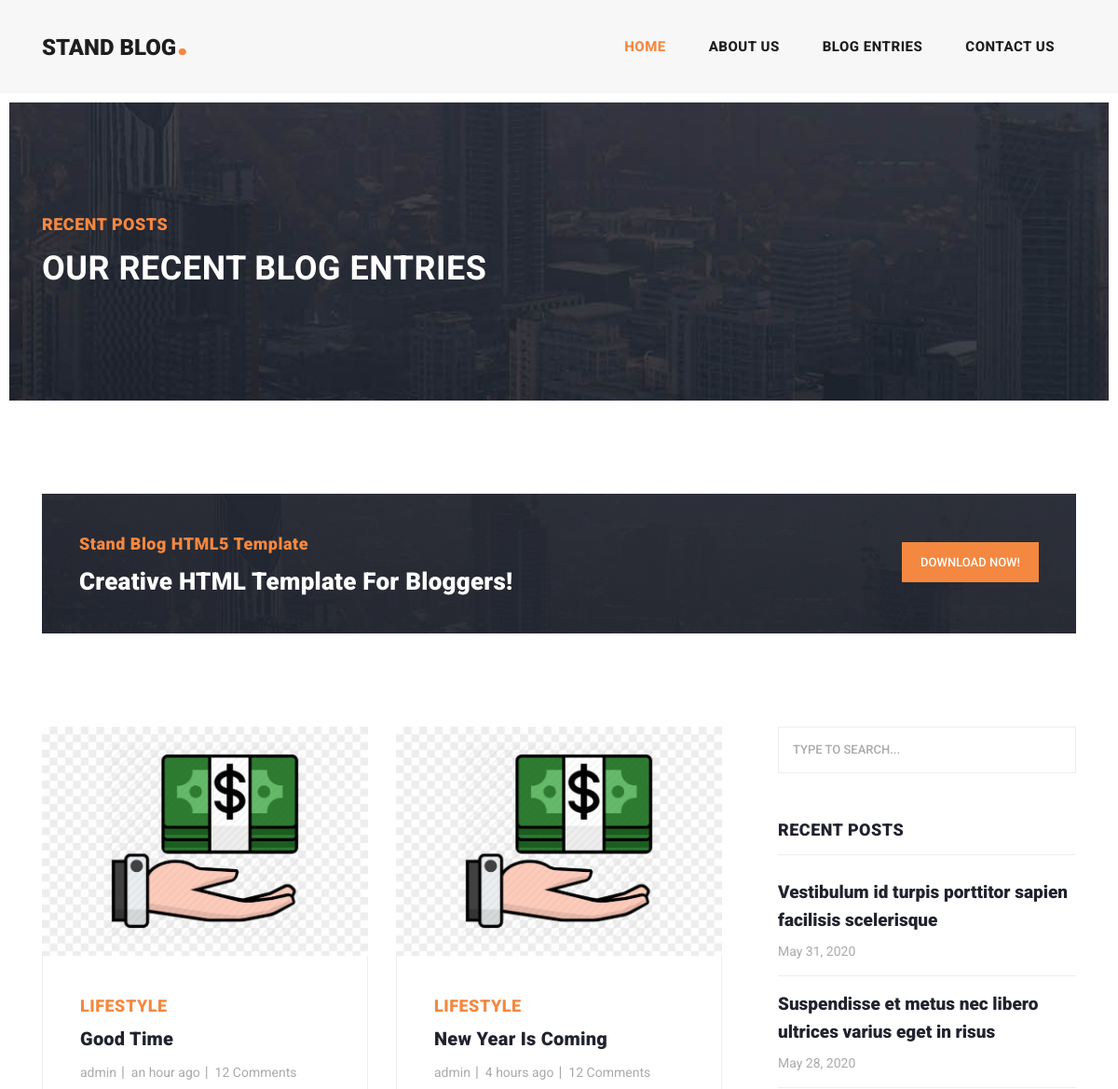
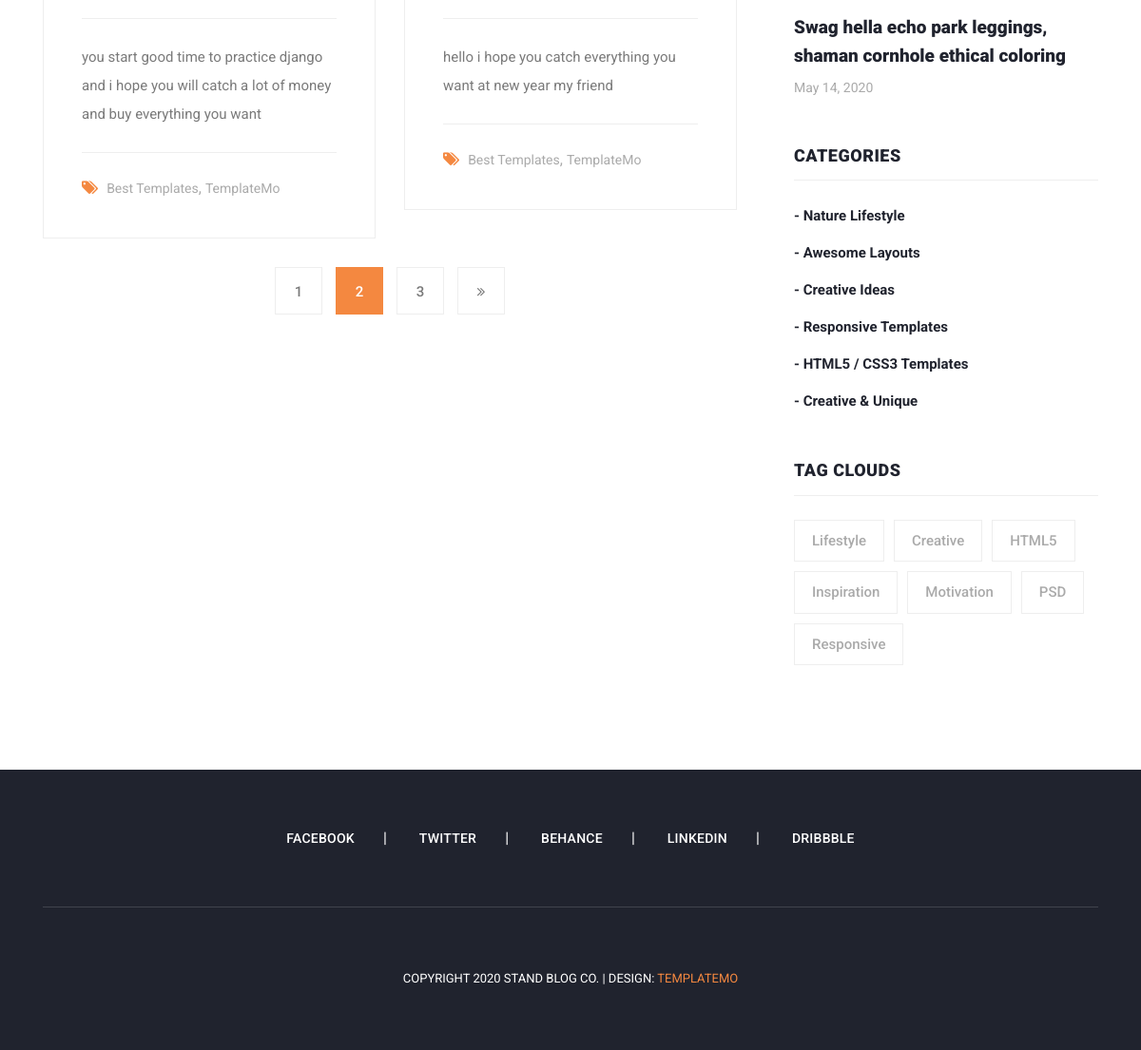
Screenshot of /blog/ with the database file from the repository (2 pictures, top to bottom).
### blog/models.py (models this page shows, shortened)
class Post(models.Model):
    title = models.CharField(max_length=255)
    author = models.ForeignKey(User,on_delete=models.CASCADE,null=True)
    content = models.TextField()
    image = models.ImageField(upload_to='blog/',default='blog/default2.jpg')
    status = models.BooleanField(default=True)
    login_required = models.BooleanField(default=False)
    created_date = models.DateTimeField(auto_now_add=True)
    updated_date = models.DateTimeField(auto_now=True)
    published_date = models.DateTimeField(null=True)
    tags = TaggableManager()
    class Meta:
        ordering = ['-created_date']

### blog/views.py (the view)
# urls.py: path('',blog_home_view,name='index'),
def blog_home_view(request):
    posts = Post.objects.filter(status=True).order_by('-created_date')
    context = {'posts': posts}
    return render(request , 'blog/blog.html' , context)

### templates/blog/blog.html
{% extends 'base.html' %}
{% load static %}
{% block content %}
{% load humanize %}
<div class="heading-page header-text">
  <section class="page-heading">
    <div class="container">
      <div class="row">
        <div class="col-lg-12">
          <div class="text-content">
            <h4>Recent Posts</h4>
            <h2>Our Recent Blog Entries</h2>
          </div>
        </div>
      </div>
    </div>
  </section>
</div>
<section class="call-to-action">
  <div class="container">
    <div class="row">
      <div class="col-lg-12">
        <div class="main-content">
          <div class="row">
            <div class="col-lg-8">
              <span>Stand Blog HTML5 Template</span>
              <h4>Creative HTML Template For Bloggers!</h4>
            </div>
            <div class="col-lg-4">
              <div class="main-button">
                <a href="https://templatemo.com/tm-551-stand-blog" target="_parent">Download Now!</a>
              </div>
            </div>
          </div>
        </div>
      </div>
    </div>
  </div>
</section>
<section class="blog-posts grid-system">
  <div class="container">
    <div class="row">
      <div class="col-lg-8">
        <div class="all-blog-posts">
          <div class="row">
            {% for post in posts %}
            <div class="col-lg-6">
              <div class="blog-post">
                <div class="blog-thumb">
                  <img src="{{post.image.url}}" alt="">
                </div>
                <div class="down-content">
                  <span>Lifestyle</span>
                  <a href="post-details.html">
                    <h4>{{post.title}}</h4>
                  </a>
                  <ul class="post-info">
                    <li><a href="#">{{post.author}}</a></li>
                    <li><a href="#">{{post.published_date|naturaltime}}</a></li>
                    <li><a href="#">12 Comments</a></li>
                  </ul>
                  <p>{{post.content}}</p>
                  <div class="post-options">
                    <div class="row">
                      <div class="col-lg-12">
                        <ul class="post-tags">
                          <li><i class="fa fa-tags"></i></li>
                          <li><a href="#">Best Templates</a>,</li>
                          <li><a href="#">TemplateMo</a></li>
                        </ul>
                      </div>
                    </div>
                  </div>
                </div>
              </div>
            </div>
            {% endfor %}
            <div class="col-lg-12">
              <ul class="page-numbers">
                <li><a href="#">1</a></li>
                <li class="active"><a href="#">2</a></li>
                <li><a href="#">3</a></li>
                <li><a href="#"><i class="fa fa-angle-double-right"></i></a></li>
              </ul>
            </div>
          </div>
        </div>
      </div>
      <div class="col-lg-4">
        <div class="sidebar">
          <div class="row">
            <div class="col-lg-12">
              <div class="sidebar-item search">
                <form id="search_form" name="gs" method="GET" action="#">
                  <input type="text" name="q" class="searchText" placeholder="type to search..." autocomplete="on">
                </form>
              </div>
            </div>
            <div class="col-lg-12">
              <div class="sidebar-item recent-posts">
                <div class="sidebar-heading">
                  <h2>Recent Posts</h2>
                </div>
                <div class="content">
                  <ul>
                    <li><a href="post-details.html">
                        <h5>Vestibulum id turpis porttitor sapien facilisis scelerisque</h5>
                        <span>May 31, 2020</span>
                      </a></li>
                    <li><a href="post-details.html">
                        <h5>Suspendisse et metus nec libero ultrices varius eget in risus</h5>
                        <span>May 28, 2020</span>
                      </a></li>
                    <li><a href="post-details.html">
                        <h5>Swag hella echo park leggings, shaman cornhole ethical coloring</h5>
                        <span>May 14, 2020</span>
                      </a></li>
                  </ul>
                </div>
              </div>
            </div>
            <div class="col-lg-12">
              <div class="sidebar-item categories">
                <div class="sidebar-heading">
                  <h2>Categories</h2>
                </div>
                <div class="content">
                  <ul>
                    <li><a href="#">- Nature Lifestyle</a></li>
                    <li><a href="#">- Awesome Layouts</a></li>
                    <li><a href="#">- Creative Ideas</a></li>
                    <li><a href="#">- Responsive Templates</a></li>
                    <li><a href="#">- HTML5 / CSS3 Templates</a></li>
                    <li><a href="#">- Creative &amp; Unique</a></li>
                  </ul>
                </div>
              </div>
            </div>
            <div class="col-lg-12">
              <div class="sidebar-item tags">
                <div class="sidebar-heading">
                  <h2>Tag Clouds</h2>
                </div>
                <div class="content">
                  <ul>
                    <li><a href="#">Lifestyle</a></li>
                    <li><a href="#">Creative</a></li>
                    <li><a href="#">HTML5</a></li>
                    <li><a href="#">Inspiration</a></li>
                    <li><a href="#">Motivation</a></li>
                    <li><a href="#">PSD</a></li>
                    <li><a href="#">Responsive</a></li>
                  </ul>
                </div>
              </div>
            </div>
          </div>
        </div>
      </div>
    </div>
  </div>
</section>
{% endblock %}

### templates/base.html (shortened to what this page needs)
{% load static %}
<!DOCTYPE html>
<html lang="en">
<head>
    <link href="{% static 'vendor/bootstrap/css/bootstrap.min.css' %}" rel="stylesheet">
    <link rel="stylesheet" href="{% static 'css/fontawesome.css' %}">
    <link rel="stylesheet" href="{% static 'css/templatemo-stand-blog.css' %}">
    <link rel="stylesheet" href="{% static 'css/owl.css' %}">
</head>
<body>
    <header class="">
        <nav class="navbar navbar-expand-lg">
            <div class="container">
                <a class="navbar-brand" href="{% url 'website:index' %}">
                    <h2>Stand Blog<em>.</em></h2>
                </a>
                <div class="collapse navbar-collapse" id="navbarResponsive">
                    <ul class="navbar-nav ml-auto">
                        <li class="nav-item active">
                            <a class="nav-link" href="{% url 'website:index' %}">Home
                            </a>
                        </li>
                        <li class="nav-item">
                            <a class="nav-link" href="{% url 'website:about' %}">About Us</a>
                        </li>
                        <li class="nav-item">
                            <a class="nav-link" href="{% url 'blog:index' %}">Blog Entries</a>
                        </li>
                        <li class="nav-item">
                            <a class="nav-link" href="{% url 'website:contact' %}">Contact Us</a>
                        </li>
                    </ul>
                </div>
            </div>
        </nav>
    </header>
    {% block content %}
    {% endblock %}
    <footer>
        <div class="container">
            <div class="row">
                <div class="col-lg-12">
                    <ul class="social-icons">
                        <li><a href="#">Facebook</a></li>
                        <li><a href="#">Twitter</a></li>
                        <li><a href="#">Behance</a></li>
                        <li><a href="#">Linkedin</a></li>
                        <li><a href="#">Dribbble</a></li>
                    </ul>
                </div>
                <div class="col-lg-12">
                    <div class="copyright-text">
                        <p>Copyright 2020 Stand Blog Co.
                            | Design: <a rel="nofollow" href="https://templatemo.com" target="_parent">TemplateMo</a>
                        </p>
                    </div>
                </div>
            </div>
        </div>
    </footer>
</body>
</html>

### rows the page displays
Post: image (placeholder picture), title "Good Time", author "admin", published_date "an hour ago", content "you start good time to practice django and i hope you will catch a lot of money and buy everything you want"
Post: image (placeholder picture), title "New Year Is Coming", author "admin", published_date "4 hours ago", content "hello i hope you catch everything you want at new year my friend"
